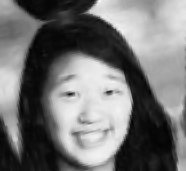
#> input picture assets/test_data/2013_California_San-Francisco_Abraham-Lincoln_12-17.png, 186 x 171 px; its folder holds 4 pictures in this run
$ python pixel.py
#> lines starting #> are read from the running program, lines starting #| are printed output that depends on the picture
#!/usr/bin/env python3
import imageio
import numpy as np
from pathlib import Path


faces = []
DATA_PATH = 'assets/test_data/' # size is 171 x 186
NEW_FACE_URI = 'assets/new_face.png'

try:
    png_paths = [path for path in Path(DATA_PATH).iterdir() if path.suffix == '.png']
    n = len(png_paths)
    print(f"{n} faces is used to generate this output")

except FileNotFoundError:
    print(f"Could not find the directory {DATA_PATH}")

for posix_path in png_paths:
    path = str(posix_path)
    faces.append(imageio.imread(path))
    print(f"Added {path} to output")

faces_sum = np.sum( [face for face in faces], axis=0, dtype=np.int32)
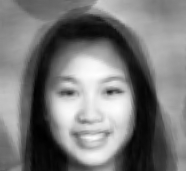
#> faces_sum: shape (171, 186, 3) int32; min 38, max 945, mean 469.2; drawn with min black and max white
np.floor_divide(faces_sum, n)
#> (the run stopped early here; a loop or call above may not have finished)
